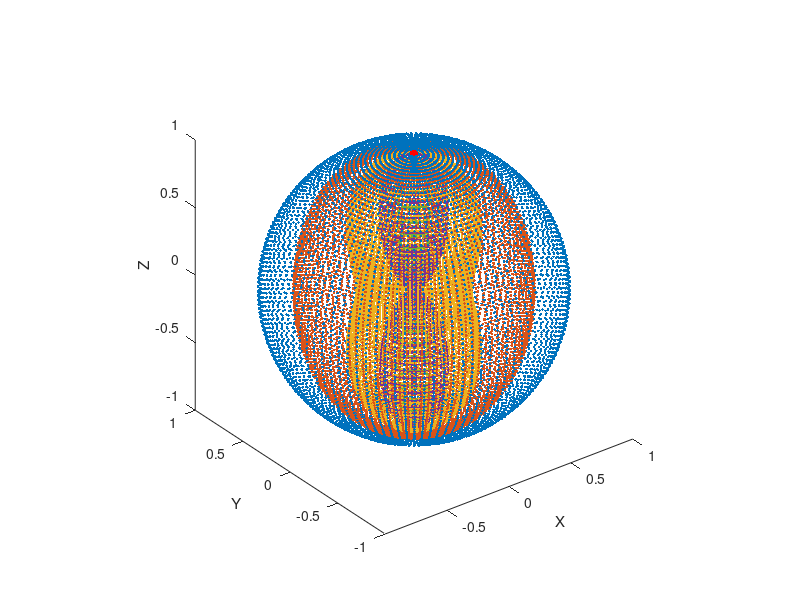

Reproduce this figure in MATLAB.
function smr_plot_watson(od, my, do_create_figure)

if (nargin < 3), do_create_figure = 1; end
if (nargin < 2), my = [0 0 1]'; end
if (nargin < 1), od = [1 0.84 0.5 0.16 0.04]; end

if (do_create_figure)
    figure(3347)
    clf
    set(gcf, 'color', 'w')
end

% Obtain directions
n_dirs = 100;
r = 1;
theta   = linspace(0, 2*pi, n_dirs)';
phi     = linspace(-pi/2, pi/2, n_dirs)';

z_cos   = kron(r * cos(phi), ones(n_dirs, 1));
x       = repmat(r * cos(theta), [n_dirs 1]) .* z_cos;
y       = repmat(r * sin(theta), [n_dirs 1]) .* z_cos;
z       = kron(r * sin(phi), ones(n_dirs, 1));
udirs = [x y z];

% Plot distribution for different OD
for c_od = 1:numel(od)
    
    kappa = 1 ./ tan((pi / 2) * max(od(c_od), eps));
    kappa(kappa > 700) = 700;  %

    
    % Weights
    w       = exp(kappa * (udirs * my).^2);
    w       = w / max(w);
    wm      = repmat(w, [1 3]);
    wdirs   = udirs .* wm;    

    % Plot distribution
    plot3(wdirs(:,1), wdirs(:,2), wdirs(:,3), '.');
    my_plot = max(w(:)) * my;
    hold on
end

p = plot3(my_plot(1), my_plot(2), my_plot(3), 'r.', 'markersize', 20);
xlabel('X');
ylabel('Y');
zlabel('Z');
set(gcf, 'color', 'white');
axis equal
end

